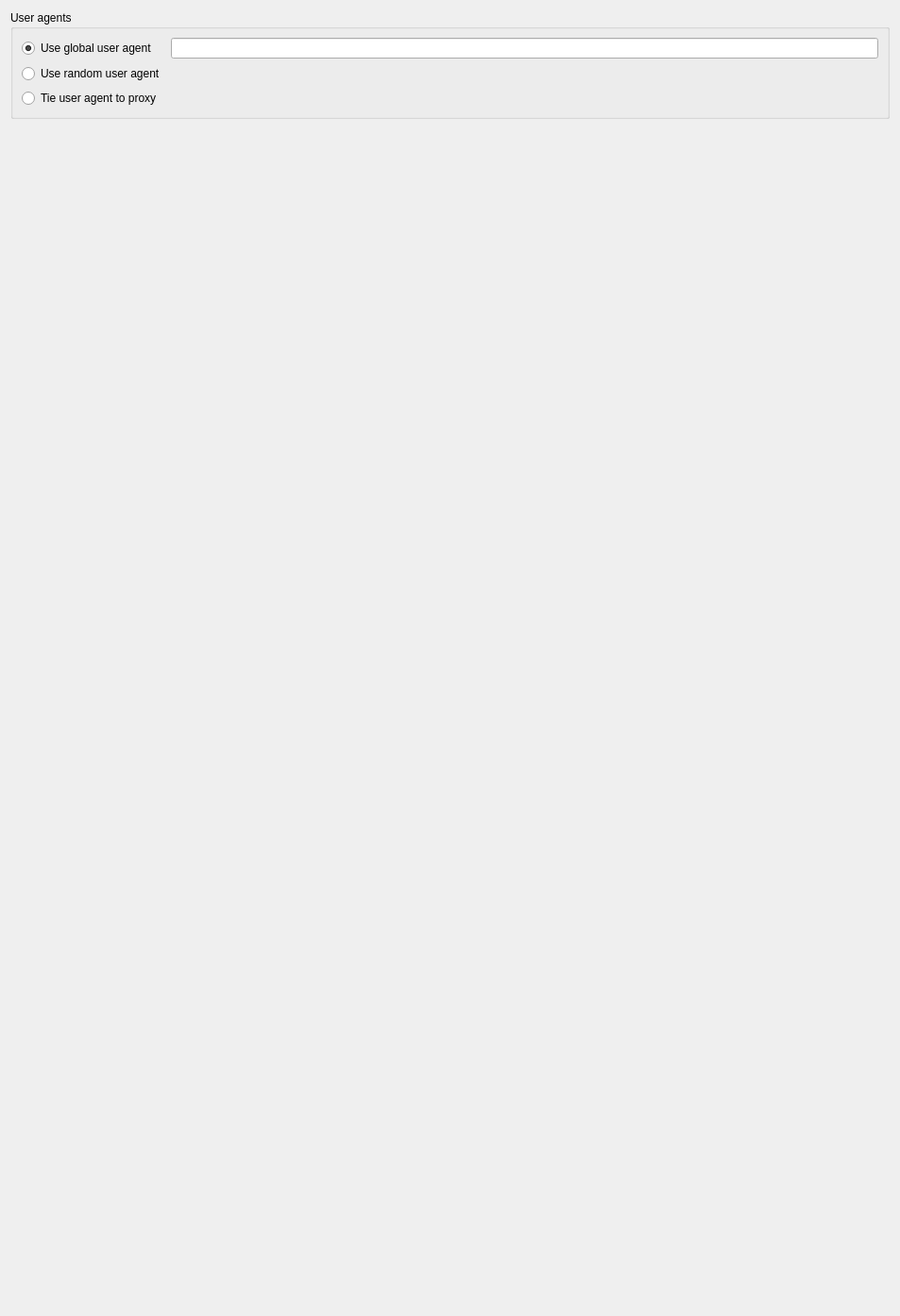
<?xml version="1.0" encoding="UTF-8"?>
<ui version="4.0">
 <class>UserAgentsSettings</class>
 <widget class="QWidget" name="UserAgentsSettings">
  <property name="geometry">
   <rect>
    <x>0</x>
    <y>0</y>
    <width>953</width>
    <height>1394</height>
   </rect>
  </property>
  <layout class="QVBoxLayout" name="verticalLayout">
   <item>
    <widget class="QGroupBox" name="userAgentsGroupBox">
     <property name="title">
      <string>User agents</string>
     </property>
     <layout class="QGridLayout" name="gridLayout_4">
      <item row="1" column="1">
       <widget class="QLineEdit" name="globalUserAgentLineEdit"/>
      </item>
      <item row="2" column="0">
       <widget class="QRadioButton" name="useRandomUserAgentRadioButton">
        <property name="toolTip">
         <string>Use random user agent from user agents list for each request.</string>
        </property>
        <property name="text">
         <string>Use random user agent</string>
        </property>
       </widget>
      </item>
      <item row="1" column="0">
       <widget class="QRadioButton" name="useGlobalUserAgentRadioButton">
        <property name="toolTip">
         <string>Use one user agent for each request.</string>
        </property>
        <property name="text">
         <string>Use global user agent</string>
        </property>
        <property name="checked">
         <bool>true</bool>
        </property>
       </widget>
      </item>
      <item row="3" column="0">
       <widget class="QRadioButton" name="tieUserAgentToProxyRadioButton">
        <property name="toolTip">
         <string>Use random user agent and for every subsequent request with the same proxie keep using the same user agent. </string>
        </property>
        <property name="text">
         <string>Tie user agent to proxy</string>
        </property>
       </widget>
      </item>
     </layout>
    </widget>
   </item>
   <item>
    <spacer name="verticalSpacer">
     <property name="orientation">
      <enum>Qt::Vertical</enum>
     </property>
     <property name="sizeHint" stdset="0">
      <size>
       <width>20</width>
       <height>529</height>
      </size>
     </property>
    </spacer>
   </item>
  </layout>
 </widget>
 <resources/>
 <connections/>
</ui>
